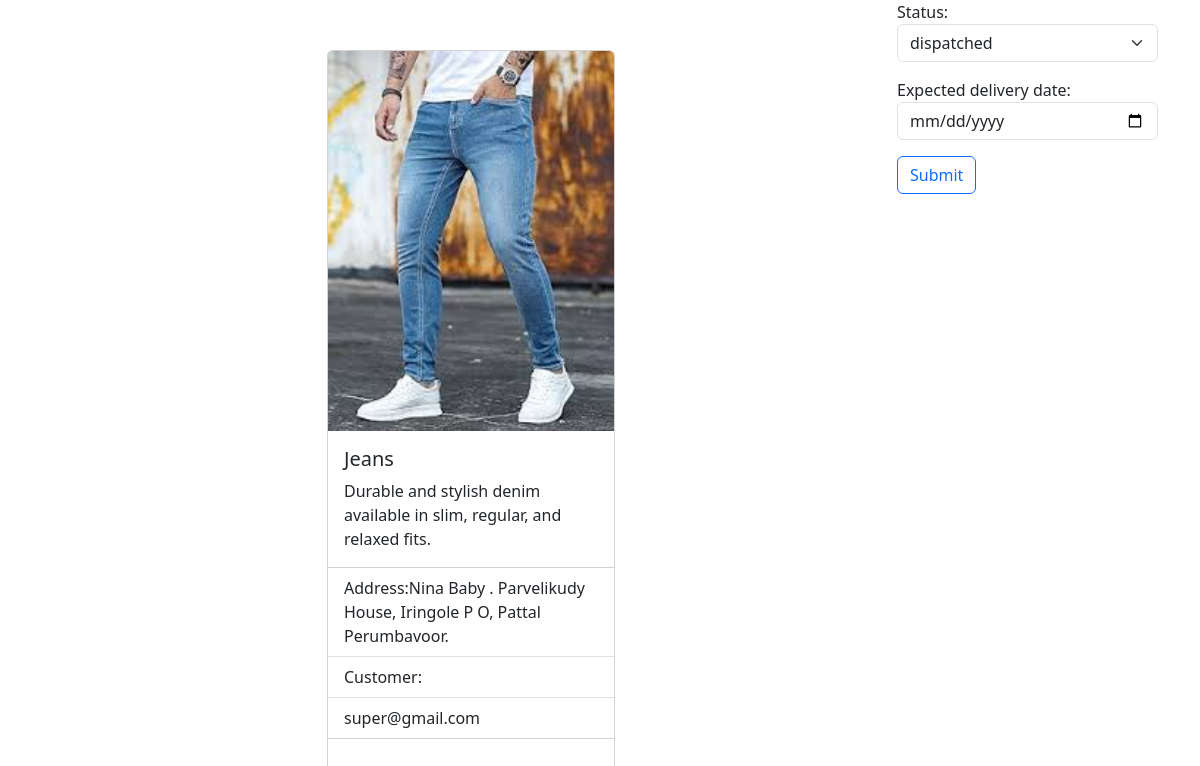
Page /owner/order/details/1 on the committed database.
### owner/models.py (models this page shows, shortened)
class Order(models.Model):
    product=models.ForeignKey(Product,on_delete=models.CASCADE)
    user=models.ForeignKey(User,on_delete=models.CASCADE)
    created_date=models.DateTimeField(auto_now_add=True,null=True)
    options=(
        ("order-placed","order-placed"),
        ("dispatched","dispatched"),
        ("in-transit","in-transit"),
        ("delivered","delivered"),
        ("cancelled","cancelled")
    )
    status=models.CharField(max_length=256,choices=options,default="order-placed")
    delivery_address=models.CharField(max_length=256,null=True)
    expected_delivery_date=models.DateTimeField(null=True)

class Product(models.Model):
    product_name=models.CharField(max_length=256,unique=True)
    category=models.ForeignKey(Category,on_delete=models.CASCADE)
    image=models.ImageField(upload_to="images",null=True)
    price=models.PositiveIntegerField()
    description=models.CharField(max_length=256,null=True)

### owner/views.py (the view, shortened to what this page needs)
# urls.py: path("order/details/<int:id>",views.OrderDetailView.as_view(),name="order-details"),]
class OrderDetailView(DetailView):
    model=Order
    template_name="owner/order-details.html"
    context_object_name="order"
    pk_url_kwarg="id"
    def get_context_data(self, **kwargs):
        context=super().get_context_data(**kwargs)
        context["form"]=OrderUpdateForm()
        return context

### owner/forms.py
class OrderUpdateForm(forms.Form):
    options=(("dispatched","dispatched"),
             ("in-transit","in-transit"))
    status=forms.ChoiceField(choices=options,widget=forms.Select(attrs={"class":"form-select"}))
    expected_delivery_date=forms.DateField(widget=forms.DateInput(attrs={"class":"form-control","type":"date"}))

### owner/templates/owner/order-details.html (shortened to what this page needs)
<!DOCTYPE html>
<html lang="en">
<head>
    <link href="https://cdn.jsdelivr.net/npm/bootstrap@5.3.7/dist/css/bootstrap.min.css" rel="stylesheet"
>
</head>
<body>
    <div class="container">
        <div class="row">
            <div class="col-3"></div>
            <div class="col-6">
                <div class="card" style="width: 18rem; margin-top: 50px;">
                    <img style="object-fit: contain;" src="{{order.product.image.url}}" class="card-img-top" alt="...">
                    <div class="card-body">
                        <h5 class="card-title">{{order.product.product_name}}</h5>
                        <p class="card-text">{{order.product.description}}</p>
                    </div>
                    <ul class="list-group list-group-flush">
                        <li class="list-group-item">Address:{{order.delivery_address}}</li>
                        <li class="list-group-item">Customer:{{order.user.first_name}}</li>
                        <li class="list-group-item">{{order.user.email}}</li>
                    </ul>
                    <div class="card-body">
                    </div>
                </div>
            </div>
            <div class="col-3">
                <form action="" method="post">
                    {{form.as_p}}
                    <button type="submit" class="btn btn-outline-primary">Submit</button>
                </form>
            </div>
        </div>
    </div>
</body>
</html>

### rows in the picture
Order: product.image (picture), product.product_name "Jeans", product.description "Durable and stylish denim available in slim, regular, and relaxed fits.", delivery_address "Nina Baby . Parvelikudy House, Iringole P O, Pattal Perumbavoor.", user.email "super@gmail.com"
